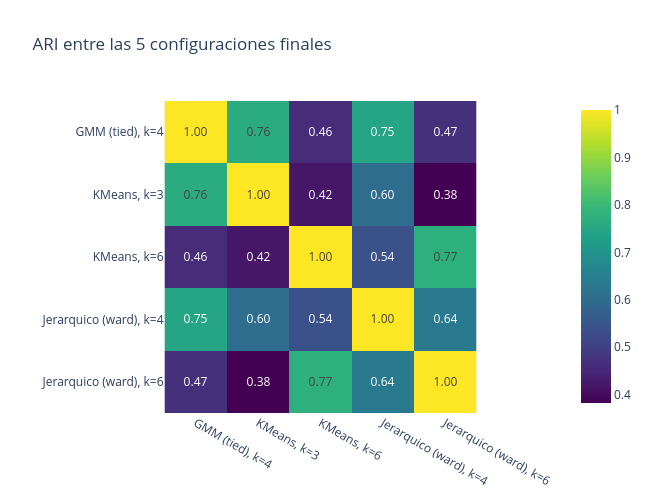

Notebook cell for this chart:
### Code cell
configs_finales = {
    "GMM (tied), k=4": labels_gmm_por_config[("tied", 4)],
    "KMeans, k=3": labels_kmeans_por_k[3],
    "KMeans, k=6": labels_kmeans_por_k[6],
    "Jerarquico (ward), k=4": labels_ward_por_config[("ward", 4)],
    "Jerarquico (ward), k=6": labels_ward_por_config[("ward", 6)],
}

nombres_candidatas = list(configs_finales.keys())
labels_candidatas = list(configs_finales.values())

n = len(labels_candidatas)
matriz_ari = np.zeros((n, n))
for i in range(n):
    for j in range(n):
        matriz_ari[i, j] = adjusted_rand_score(labels_candidatas[i], labels_candidatas[j])

df_ari_finales = pd.DataFrame(matriz_ari, index=nombres_candidatas, columns=nombres_candidatas)

fig_ari = px.imshow(
    df_ari_finales, text_auto=".2f", color_continuous_scale="Viridis",
    title="ARI entre las 5 configuraciones finales"
)
fig_ari.update_layout(height=500, width=650)
fig_ari.show()

df_ari_finales.round(3)

### Figure 1 — Plotly figure (JSON) as saved in the notebook; plotly's stock layout.template omitted (floating-point values rounded to 4 significant figures)
{"data": [{"coloraxis": "coloraxis", "hovertemplate": "x: %{x}<br>y: %{y}<br>color: %{z}<extra></extra>", "name": "0", "texttemplate": "%{z:.2f}", "type": "heatmap", "x": ["GMM (tied), k=4", "KMeans, k=3", "KMeans, k=6", "Jerarquico (ward), k=4", "Jerarquico (ward), k=6"], "xaxis": "x", "y": ["GMM (tied), k=4", "KMeans, k=3", "KMeans, k=6", "Jerarquico (ward), k=4", "Jerarquico (ward), k=6"], "yaxis": "y", "z": [[1.0, 0.7631, 0.4602, 0.7456, 0.4683], [0.7631, 1.0, 0.4191, 0.6008, 0.3825], [0.4602, 0.4191, 1.0, 0.5384, 0.7712], [0.7456, 0.6008, 0.5384, 1.0, 0.6354], [0.4683, 0.3825, 0.7712, 0.6354, 1.0]]}], "layout": {"coloraxis": {"colorscale": [[0, "#440154"], [0.1111, "#482878"], [0.2222, "#3e4989"], [0.3333, "#31688e"], [0.4444, "#26828e"], [0.5556, "#1f9e89"], [0.6667, "#35b779"], [0.7778, "#6ece58"], [0.8889, "#b5de2b"], [1, "#fde725"]]}, "height": 500, "title": {"text": "ARI entre las 5 configuraciones finales"}, "width": 650, "xaxis": {"anchor": "y", "constrain": "domain", "domain": [0, 1], "scaleanchor": "y"}, "yaxis": {"anchor": "x", "autorange": "reversed", "constrain": "domain", "domain": [0, 1]}}}
